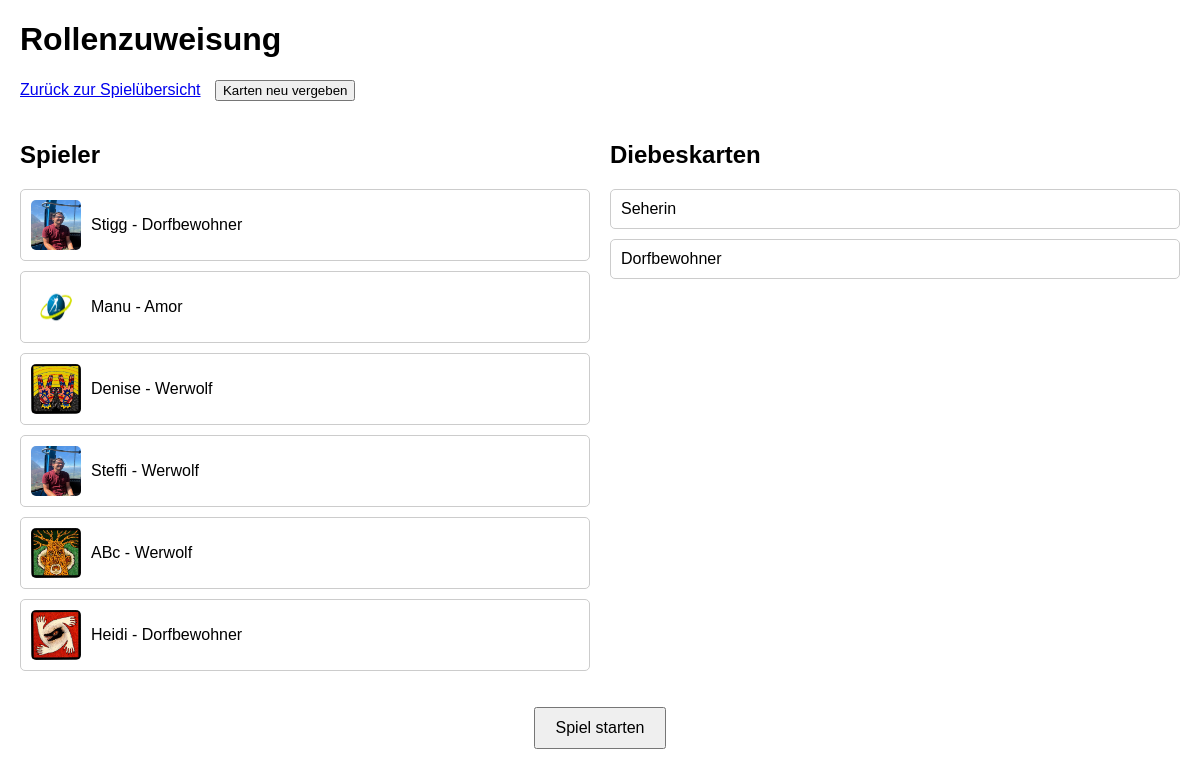
Screenshot of /game with the database file from the repository.
### tables this page shows
CREATE TABLE "players" (
	"id"	INTEGER,
	"name"	TEXT NOT NULL UNIQUE,
	"image"	TEXT,
	"role"	TEXT,
	"status"	TEXT, in_love BOOLEAN DEFAULT FALSE,
	PRIMARY KEY("id" AUTOINCREMENT)
);

CREATE TABLE thief_cards (
                id INTEGER PRIMARY KEY AUTOINCREMENT,
                role_name TEXT NOT NULL
            );

### app.py (the view)
@app.route('/game', methods=['GET'])
def game():
    try:
        with get_db_connection() as conn:
            players = conn.execute("SELECT name, image, role FROM players").fetchall()
            dieb_exists = conn.execute(
                "SELECT 1 FROM game_roles WHERE role_name = 'Dieb' LIMIT 1"
            ).fetchone() is not None
            thief_cards = []
            if dieb_exists:
                thief_cards = conn.execute("SELECT role_name FROM thief_cards").fetchall()
        return render_template(
            'game.html',
            players=[{"name": p["name"], "image": p["image"], "role": p["role"]} for p in players],
            thief_cards=[{"role_name": t["role_name"]} for t in thief_cards] if dieb_exists else None
        )
    except Exception as e:
        print(f"Fehler in der /game-Route: {e}")
        return "Ein Fehler ist aufgetreten.", 500

### app.py (called while the page is built)
def get_db_connection():
    conn = sqlite3.connect("players.db")
    conn.row_factory = sqlite3.Row  # Ermöglicht den Zugriff auf Spaltennamen
    return conn

### templates/game.html (shortened to what this page needs)
<!DOCTYPE html>
<html lang="en">
<head>
</head>
<body>
    <h1>Rollenzuweisung</h1>
    <div class="buttons">
        <a href="{{ url_for('gameoverview') }}">Zurück zur Spielübersicht</a>
        <button onclick="assignRoles()">Karten neu vergeben</button>
    </div>
    <div class="container">
        <div class="player">
            <h2>Spieler</h2>
            <ul>
                {% for player in players %}
                <li>
                    <img src="{{ player.image }}" alt="{{ player.name }}">
                    <span>{{ player.name }} - {{ player.role or "Keine Rolle" }}</span>
                </li>
                {% endfor %}
            </ul>
        </div>
        {% if thief_cards %}
        <div class="thief-cards">
            <h2>Diebeskarten</h2>
            <ul>
                {% for card in thief_cards %}
                <li>{{ card.role_name }}</li>
                {% endfor %}
            </ul>
        </div>
        {% endif %}
    </div>
</body>
</html>
<div style="text-align: center; margin-top: 20px;">
    <button onclick="startGame()" class="btn btn-primary" style="padding: 10px 20px; font-size: 16px;">Spiel starten</button>
</div>

### templates/game.html (style rules this page uses)
body { font-family: Arial, sans-serif; margin: 20px; }
.container { display: flex; justify-content: space-between; gap: 20px; }
.player, .thief-cards { flex: 1; }
ul { list-style: none; padding: 0; }
li { margin: 10px 0; padding: 10px; border: 1px solid #ccc; border-radius: 5px; display: flex; align-items: center; gap: 10px; }
img { width: 50px; height: 50px; border-radius: 5px; }
.buttons { margin-bottom: 20px; }
.buttons button, .buttons a { margin-right: 10px; }

### rows the page displays
players: image (picture), name "Stigg", role "Dorfbewohner"
players: image (picture), name "Manu", role "Amor"
players: image (picture), name "Denise", role "Werwolf"
players: image (picture), name "Steffi", role "Werwolf"
players: image (picture), name "ABc", role "Werwolf"
players: image (picture), name "Heidi", role "Dorfbewohner"
thief_cards: role_name "Seherin"
thief_cards: role_name "Dorfbewohner"
